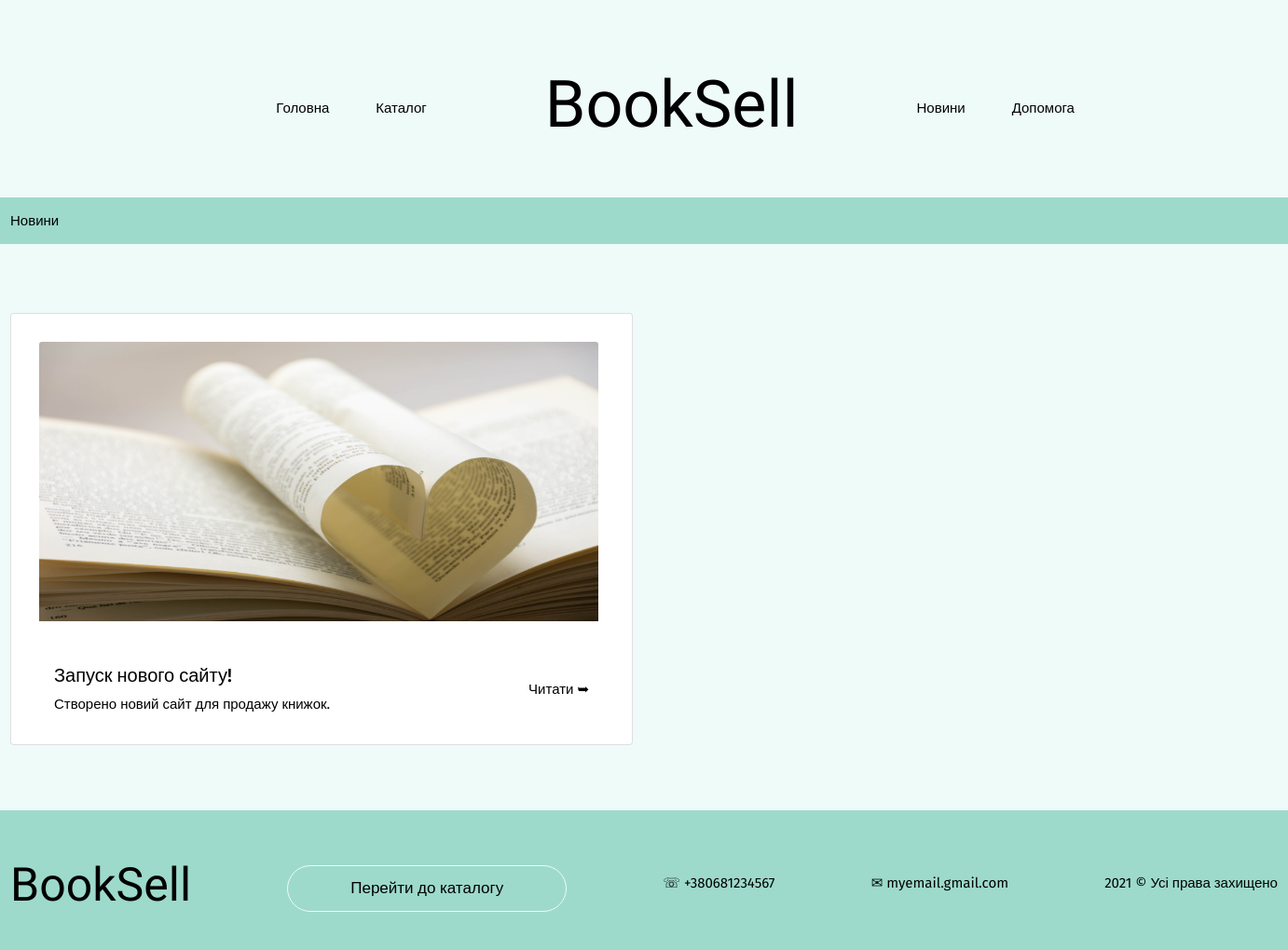
Page /news/ on the committed database.
### news/models.py (models this page shows, shortened)
class Articles(models.Model):
    title = models.CharField(max_length=255, verbose_name='Заголовок')
    anons = models.CharField(max_length=255, verbose_name='Анонс')
    image = models.ImageField(verbose_name='Фото')
    full_text = models.TextField(verbose_name='Текст')
    date = models.DateTimeField(verbose_name='Дата')

### news/views.py (the view)
# urls.py: path('news/', include('news.urls'))
def news(request):
    news = Articles.objects.order_by('-date')
    return render(request, 'main/news.html', {'news': news})

### main/templates/main/news.html
{% extends 'main/layout_1.html' %}
{% load static %}
{% block right %}<p class="mt-3">Новини</p>{% endblock %}
{% block body %}
<section>
    {% if news %}
        {% for el in news %}
            <div class="news_class row row-cols-1 row-cols-md-2 g-4">
              <div class="col">
                <div class="card">
                    <a href="{% url 'news-detail' el.id %}"><img src="{{ el.image.url }}" class="card-img-top news_img" alt=""></a>
                  <div class="card-body cart_news">
                      <div class="cart_news-1">
                        <h5 class="card-title">{{ el.title }}</h5>
                        <p class="card-text">{{ el.anons }}</p>
                      </div>
                      <div class="cart_news-2">
                          <a class="nav-bot_a1 news_a" href="{% url 'news-detail' el.id %}">Читати ➥</a>
                      </div>
                  </div>
                </div>
              </div>
            </div>
        {% endfor %}
    {% else %}
        <div class="col-md-12 prof_orders">
            <p class="prof_order_p">Ще нема новин 😞<br>Вони з'являться згодом.</p>
        </div>
    {% endif %}
</section>
{% endblock %}

### main/static/main/css/main.css (style rules this page uses)
* { margin: 0; padding: 0; }
body { font-family: 'Fira Sans', sans-serif; font-size: 15px; font-weight: 400; color: #000; background-color: #EEFBF8; }
section { width: 1360px; margin: 0 auto; }
.nav-bot_a1 { text-decoration: none; color: #000; }
.news_class { margin-top: 50px; margin-bottom: 70px; }
.news_img { height: 300px; width: 600px; margin: 30px; }
.cart_news { display: flex; justify-content: space-between; align-items: center; margin-left: 30px; margin-right: 30px; margin-bottom: 15px; }

### rows in the picture
Articles: image (picture), title "Запуск нового сайту!", anons "Створено новий сайт для продажу книжок."
